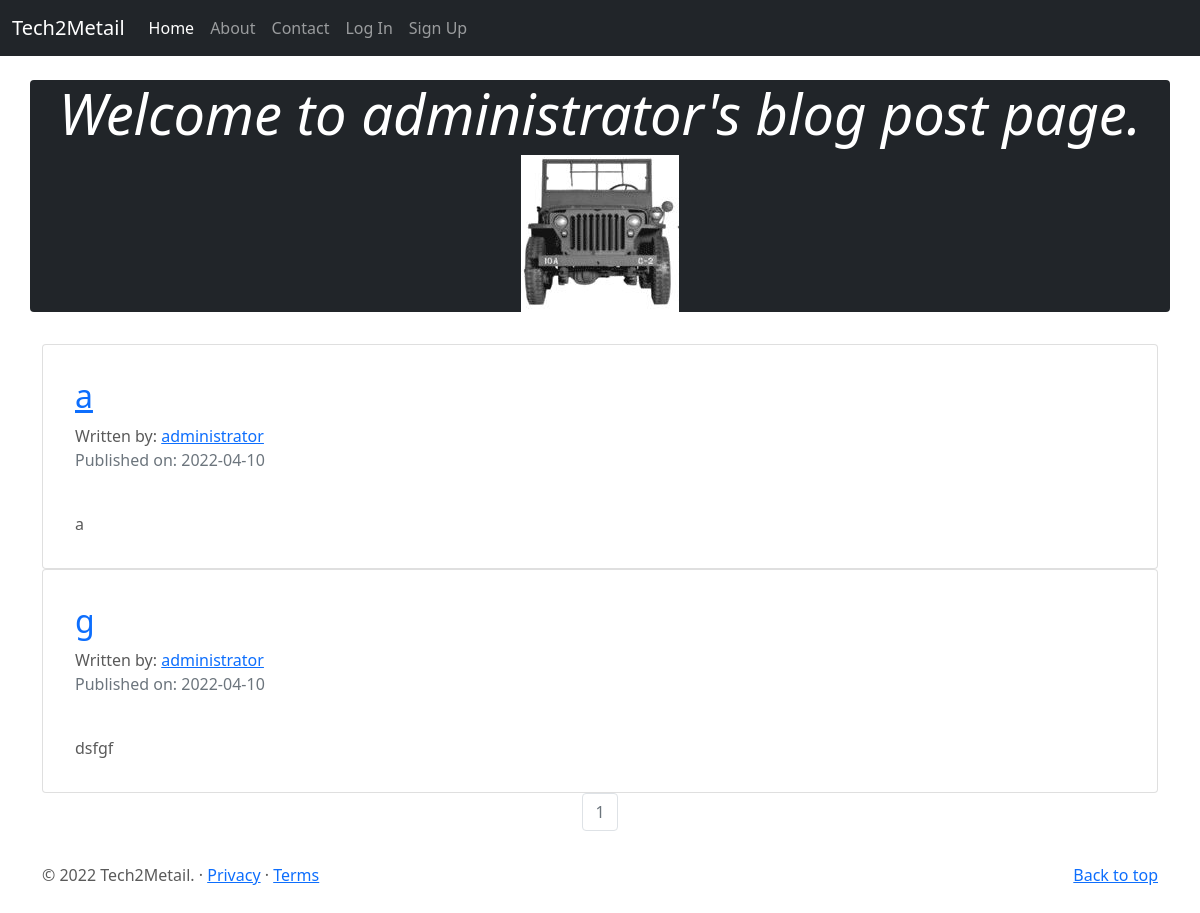
The page /administrator on the database its author committed.
### tech2metailblog/models.py (models this page shows, shortened)
class User(db.Model,UserMixin):
    __tablename__ = "users"
    id = db.Column(db.Integer,primary_key=True)
    profile_image = db.Column(db.String(20),nullable=False,default='default_profile.png')
    email = db.Column(db.String(64),unique=True,index=True)
    username = db.Column(db.String(64),unique=True,index=True)
    password_hash = db.Column(db.String(128))
    posts = db.relationship('BlogPost',backref='author',lazy=True)
    booksposts = db.relationship('BooksPost',backref='user',lazy=True)

class BlogPost(db.Model):
    users = db.relationship(User)
    id = db.Column(db.Integer, primary_key=True)
    user_id = db.Column(db.Integer,db.ForeignKey('users.id'),nullable=False)
    date = db.Column(db.DateTime,nullable=False,default=datetime.now(pytz.timezone('Asia/Tokyo')))
    title = db.Column(db.String(140),nullable=False)
    text = db.Column(db.Text,nullable=False)

### tech2metailblog/users/views.py (the view)
@users.route('/<username>')
def user_posts(username):
    page = request.args.get('page',1,type=int)
    user = User.query.filter_by(username=username).first_or_404()
    blog_posts = BlogPost.query.filter_by(author=user).order_by(BlogPost.date.desc()).paginate(page=page,per_page=5)
    return render_template('user_blog_posts.html',blog_posts=blog_posts,user=user)

### tech2metailblog/templates/user_blog_posts.html
{% extends 'base.html'%}
{% block content %}
<div class="container text-white rounded bg-dark">
    <div class=" px-0">
       <div class="text-center">
            <h1 class="display-4 fst-italic">Welcome to {{user.username}}'s blog post page.</h1>
            <img src="{{url_for('static',filename='profile_pics/'+user.profile_image)}}">
        </div>
    </div>
</div>
<div class="container" >
{% if blog_posts.items %}
{% for post in blog_posts.items %}
  <div class="card text-center">
      <div class="card-body text-start">
        <h2><a href="{{url_for('blog_posts.blog_post',blog_post_id=post.id)}}">{{post.title}} </a></h2>
        Written by: <a href="{{url_for('users.user_posts',username=post.author.username)}}">{{post.author.username}} </a>
        <p class='text-muted'>Published on: {{post.date.strftime("%Y-%m-%d")}}</p>
        <br>
        {{post.text}}
      </div>
  </div>
    {% endfor %}
<nav aria-label='Page Navigation example'>
    <ul class="pagination justify-content-center">
        {% for page_num in blog_posts.iter_pages(left_edge=1,right_edge=1,left_current=1,right_current=2) %}
          {% if blog_posts.page == page_num %}
            <li class="page-item disabled">
                <a href="{{url_for('users.user_posts',username=user.username,page=page_num)}}" class="page-link">{{ page_num }}</a>
            </li>
          {% else %}
            <li class="page-item">
                <a href="{{url_for('users.user_posts',username=user.username,page=page_num)}}" class="page-link">{{ page_num }}</a>
            </li>
          {% endif %}
        {% endfor %}
    </ul>
</nav>
</div>
{% else %}
<div class="text-center">
<h3>投稿記事がありません。</h3>
</div>
{% endif %}
{% endblock %}

### tech2metailblog/static/style.css (style rules this page uses)
body { padding-top: 3rem; padding-bottom: 3rem; color: #5a5a5a; }
.container { margin-top: 2rem; }
.text-center { text-align: center; }
.card-body { padding: 1em; margin: 1em; }

### rows shown on the page
User: username "administrator", profile_image (placeholder picture)
BlogPost: title "a", author.username "administrator", date "2022-04-10", text "a"
BlogPost: title "g", author.username "administrator", date "2022-04-10", text "dsfgf"

### other values the page prints
{{ page_num }} "1"
